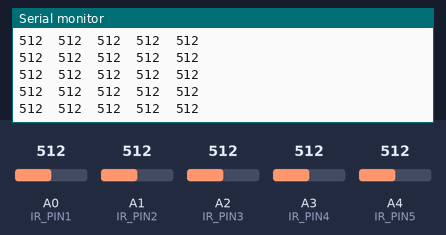
Simulated run of this sketch. Board: Arduino Uno, built with avr-gcc and run on an emulated ATmega328P. On the bench: the last lines printed to the serial monitor. The inputs (shaded band) are chosen by the test bench; at power-on: A0 (IR_PIN1) = 512, A1 (IR_PIN2) = 512, A2 (IR_PIN3) = 512, A3 (IR_PIN4) = 512, A4 (IR_PIN5) = 512.

Above: at 1.2 s.
1.3 s: A0 (IR_PIN1) set to 716
At 1.32 s:
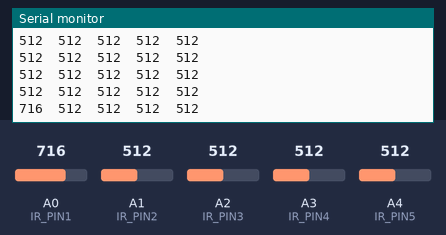
2.8 s: A1 (IR_PIN2) set to 716
At 2.84 s:
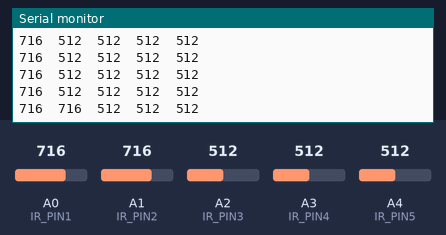
4.3 s: A2 (IR_PIN3) set to 716
At 4.36 s:
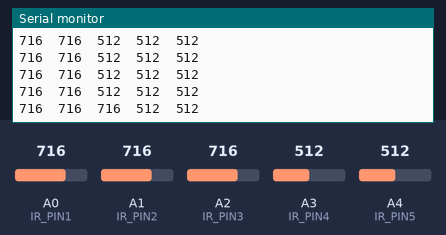
7.3 s: A3 (IR_PIN4) set to 716
At 7.3 s:
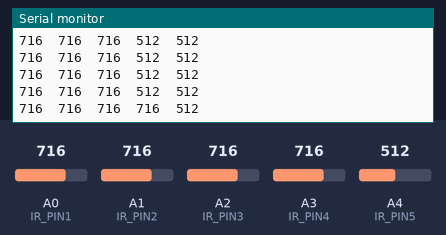
8.8 s: A4 (IR_PIN5) set to 716
At 8.82 s:
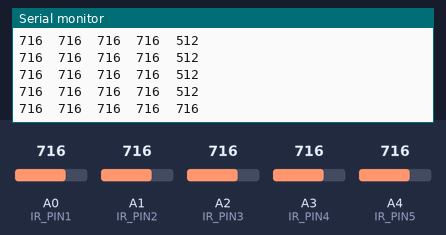
10.3 s: A0 (IR_PIN1) set to 992
At 10.34 s:
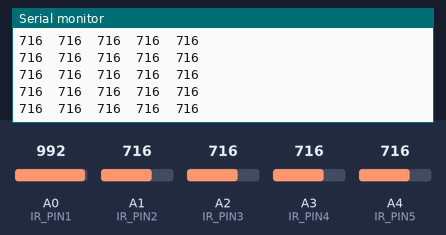
Timing chart, 0 to 12.8 s (numbered marks = the images above; inputs shaded):
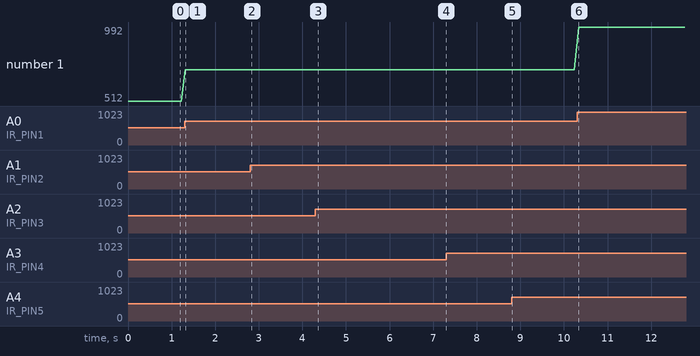

The sketch:

IRSensorTest.ino
```cpp
#define IR_PIN1 A0
#define IR_PIN2 A1
#define IR_PIN3 A2
#define IR_PIN4 A3
#define IR_PIN5 A4

void printIR(int pin)
{
	Serial.print(analogRead(pin));
}

void setup()
{
	Serial.begin(9600);
}

void loop()
{
	printIR(IR_PIN1);
	Serial.print("\t");
	printIR(IR_PIN2);
	Serial.print("\t");
	printIR(IR_PIN3);
	Serial.print("\t");
	printIR(IR_PIN4);
	Serial.print("\t");
	printIR(IR_PIN5);

	Serial.println();
	delay(100);
}
```

Measured:
- after the input at 1.3 s, the serial monitor: prints a new line at once (image 1)
- after the input at 2.8 s, the serial monitor: prints a new line at once (image 2)
- after the input at 4.3 s, the serial monitor: prints a new line after 0.06 s (image 3)
- after the input at 8.8 s, the serial monitor: prints a new line at once (image 5)
- plotted number 1: 512 → 716 after the input at 1.3 s, 716 → 992 after the input at 10.3 s
